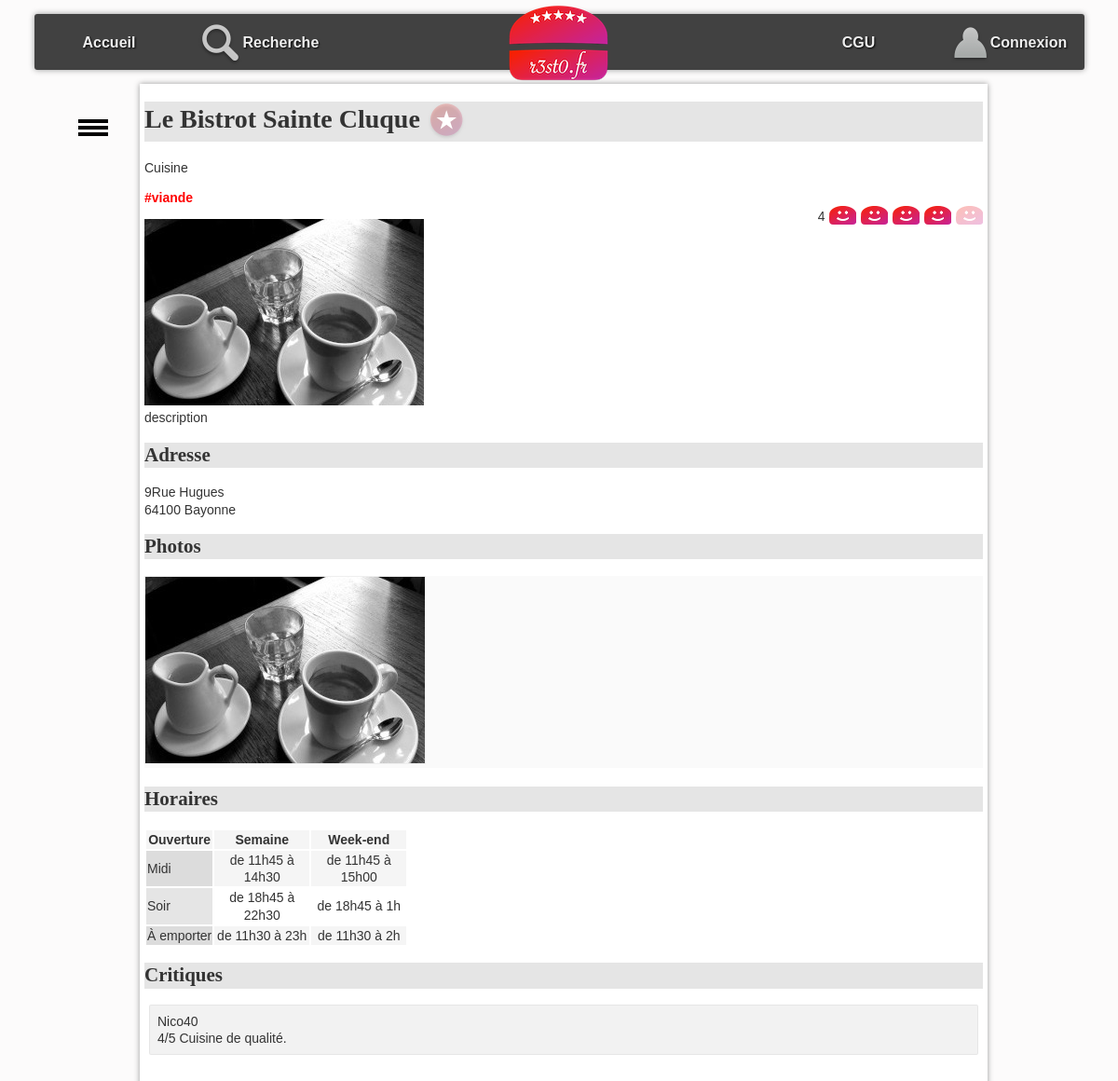
The app's page /?action=detail&idR=6 with its own data.
### tables this page shows
CREATE TABLE resto (
  idR bigint(20) NOT NULL,
  nomR varchar(255) DEFAULT NULL,
  numAdrR varchar(20) DEFAULT NULL,
  voieAdrR varchar(255) DEFAULT NULL,
  cpR char(5) DEFAULT NULL,
  villeR varchar(255) DEFAULT NULL,
  latitudeDegR float DEFAULT NULL,
  longitudeDegR float DEFAULT NULL,
  descR text DEFAULT NULL,
  horairesR text DEFAULT NULL
);

CREATE TABLE type_cuisine(
    idTC bigint(20)NOT NULL,
    libelleTC VARCHAR(100) NOT NULL
);

CREATE TABLE photo (
  idP bigint(20) NOT NULL,
  cheminP varchar(255) DEFAULT NULL,
  idR bigint(20) DEFAULT NULL
);

CREATE TABLE critiquer (
  idR bigint(20) NOT NULL,
  note int(11) DEFAULT NULL,
  commentaire varchar(4096) DEFAULT NULL,
  idU bigint(20) NOT NULL
);

CREATE TABLE utilisateur (
  idU bigint(20) NOT NULL,
  mailU varchar(150) NOT NULL,
  mdpU varchar(90) DEFAULT NULL,
  pseudoU varchar(50) DEFAULT NULL
);

### index.php (called while the page is built, shortened)
<?php
require_once "getRacine.php";
require_once "$racine/includes/autoload.inc.php";
require_once "$racine/includes/authentification.inc.php";
if (isset($_GET["action"])){
    $action = $_GET["action"];
}
else{
    $action = "defaut";
}
$fichier = controleurPrincipal($action);
try{
    require_once "$racine/controleur/$fichier";
} catch (Throwable $e) {
    ajouterMessage($action." : ".$e->getMessage());
    $titre = "Erreur";
    require_once "$racine/vue/entete.html.php";
    require_once "$racine/vue/pied.html.php";
}

### includes/autoload.inc.php (called while the page is built, shortened)
<?php
function chargeurBaseEspacesDeNoms(string $className) {
    $fileName = __DIR__ . '/../';
    $fileName .= str_replace('\\', DIRECTORY_SEPARATOR, $className) . '.class.php';
}

### modele/dao/Bdd.class.php (called while the page is built, shortened)
<?php
class Bdd {
    private static ?PDO $pdo = null;
    private static $login = "vmoreau";
    private static $mdp = "6IBpk7q1";
    private static $bd = "vmoreau_bdd_resto";
    private static $serveur = "localhost";
    private static $pdoOptions = array  (
        PDO::MYSQL_ATTR_INIT_COMMAND => "SET NAMES utf8"
        ,PDO::ATTR_ERRMODE => PDO::ERRMODE_EXCEPTION
                                        );
    public static function connecter() : ?PDO  {
        if (is_null(self::$pdo)) {
                self::$pdo = new PDO("mysql:host=".self::$serveur.";dbname=".self::$bd, self::$login, self::$mdp, self::$pdoOptions);
        }
        return self::$pdo;
    }
    public static function getConnexion() : ?PDO {
        return self::$pdo;
    }
}

### modele/dao/RestoDAO.class.php (called while the page is built, shortened)
<?php
class RestoDAO {
    public static function getOneById(int $id): ?Resto {
        $leResto = null;
        try {
            $requete = "SELECT * FROM resto WHERE idR = :idR";
            $stmt = Bdd::getConnexion()->prepare($requete);
            $stmt->bindParam(':idR', $id, PDO::PARAM_INT);
            $ok = $stmt->execute();
            if ($ok && $stmt->rowCount() > 0) {
                $enreg = $stmt->fetch(PDO::FETCH_ASSOC);
                $leResto = self::enregistrementVersObjet($enreg);
            }
        } catch (PDOException $e) {
            throw new Exception("Erreur dans la méthode " . get_called_class() . "::getOneById : <br/>" . $e->getMessage());
        }
        return $leResto;
    }
    private static function enregistrementVersObjet(array $enreg): Resto {
        $id = $enreg['idR'];
        $leResto = new Resto(
                $enreg['idR'], $enreg['nomR'], $enreg['numAdrR'], $enreg['voieAdrR'], $enreg['cpR'], $enreg['villeR'],
                $enreg['latitudeDegR'], $enreg['longitudeDegR'], $enreg['descR'], $enreg['horairesR']
        );
        $lesCritiques = CritiqueDAO::getAllByResto($id);
        $lesPhotos = PhotoDAO::getAllByResto($id);
        $lesTags = TagsDAO::getTagsByIdr($id);
        $leResto->setLesTags($lesTags);
        $leResto->setLesPhotos($lesPhotos);
        $leResto->setLesCritiques($lesCritiques);
        return $leResto;
    }
}

### modele/dao/CritiqueDAO.class.php (called while the page is built, shortened)
<?php
class CritiqueDAO {
    public static function getNoteMoyenneByIdR(int $idR): float {
        $retour = -1;
        try {
            $requete = "select avg(note) as moyenne from critiquer where idR=:idR";
            $stmt = Bdd::getConnexion()->prepare($requete);
            $stmt->bindParam(':idR', $idR, PDO::PARAM_INT);
            $ok = $stmt->execute();
            if ($ok && $stmt->rowCount() > 0) {
                $enreg = $stmt->fetch(PDO::FETCH_ASSOC);
                if (!is_null($enreg["moyenne"])){
                    $retour = $enreg["moyenne"];
                }
            }
        } catch (PDOException $e) {
            throw new Exception("Erreur dans la méthode " . get_called_class() . "::getNoteMoyenneByIdR : <br/>" . $e->getMessage());
        }
        return $retour;
    }
    public static function getAllByResto(int $idR): array {
        $lesObjets = array();
        try {
            $requete = "SELECT * FROM critiquer c"
                    . " INNER JOIN utilisateur u ON  c.idU = u.idU "
                    . " WHERE idR = :idR";
            $stmt = Bdd::getConnexion()->prepare($requete);
            $stmt->bindParam(':idR', $idR, PDO::PARAM_INT);
            $ok = $stmt->execute();
            if ($ok) {
                while ($enreg = $stmt->fetch(PDO::FETCH_ASSOC)) {
                    $user = new Utilisateur($enreg['idU'], $enreg['mailU'], $enreg['mdpU'], $enreg['pseudoU']);
                    $lesObjets[] = new Critique($enreg['note'], $enreg['commentaire'], $user);
                }
            }
        } catch (PDOException $e) {
            throw new Exception("Erreur dans la méthode " . get_called_class() . "::getAllByResto : <br/>" . $e->getMessage());
        }
        return $lesObjets;
    }
}

### modele/dao/PhotoDAO.class.php (called while the page is built, shortened)
<?php
class PhotoDAO {
    public static function getAllByResto(int $idR): array {
        $lesObjets = array();
        try {
            $requete = "SELECT * FROM photo WHERE idR = :idR";
            $stmt = Bdd::getConnexion()->prepare($requete);
            $stmt->bindParam(':idR', $idR, PDO::PARAM_INT);
            $ok = $stmt->execute();
            if ($ok) {
                while ($enreg = $stmt->fetch(PDO::FETCH_ASSOC)) {
                    $lesObjets[] = new Photo($enreg['idP'], $enreg['cheminP']);
                }
            }
        } catch (PDOException $e) {
            throw new Exception("Erreur dans la méthode " . get_called_class() . "::getAllByResto : <br/>" . $e->getMessage());
        }
        return $lesObjets;
    }
}

### modele/dao/TagsDAO.class.php (called while the page is built, shortened)
<?php
class TagsDAO {
    public static function getTagsByIdr(int $idR): array {
        $lesTags = array();
        try {
            $requete = "SELECT tc.idTC,tc.libelleTC FROM resto r
        INNER JOIN hashtag h ON r.idR = h.idR
        INNER JOIN type_cuisine tc ON h.idTC = tc.idTC
        WHERE r.idR = :idR;
        ";
            $stmt = Bdd::getConnexion()->prepare($requete);
            $stmt->bindParam(':idR', $idR, PDO::PARAM_INT);
            $ok = $stmt->execute();
            if ($ok) {
                while ($enreg = $stmt->fetch(PDO::FETCH_ASSOC)) {
                    $lesTags[] = new Tags($enreg['idTC'], $enreg['libelleTC']);
                }
            }
        } catch (PDOException $e) {
            throw new Exception("Erreur dans la méthode " . get_called_class() . "::getTagsByIdr : <br/>" . $e->getMessage());
        }
        return $lesTags;
    }
}

### modele/metier/Resto.class.php (called while the page is built, shortened)
<?php
class Resto {
    private int $idR;
    private ?string $nomR;
    private ?string $numAdr;
    private ?string $voieAdr;
    private ?string $cpR;
    private ?string $villeR;
    private ?string $descR;
    private ?string $horairesR;
    private array $lesPhotos;
    private array $lesCritiques;
    private array $lesTags;
    function __construct(int $idR, string $nomR, ?string $numAdr, ?string $voieAdr, ?string $cpR, ?string $villeR, ?float $latitudeDegR, ?float $longitudeDegR, ?string $descR, ?string $horairesR) {
        $this->idR = $idR;
        $this->nomR = $nomR;
        $this->numAdr = $numAdr;
        $this->voieAdr = $voieAdr;
        $this->cpR = $cpR;
        $this->villeR = $villeR;
        $this->descR = $descR;
        $this->horairesR = $horairesR;
        $this->lesCritiques = array();
        $this->lesPhotos = array();
        $this->lesTags = array();
    }
    function getIdR(): int {
        return $this->idR;
    }
    function getNomR(): ?string {
        return $this->nomR;
    }
    function getNumAdr(): ?string {
        return $this->numAdr;
    }
    function getVoieAdr(): ?string {
        return $this->voieAdr;
    }
    function getCpR(): ?string {
        return $this->cpR;
    }
    function getVilleR(): ?string {
        return $this->villeR;
    }
    function getDescR(): ?string {
        return $this->descR;
    }
    function getHorairesR(): ?string {
        return $this->horairesR;
    }
    function getLesPhotos(): array {
        return $this->lesPhotos;
    }
    function getLesCritiques(): array {
        return $this->lesCritiques;
    }
    function setLesPhotos(array $lesPhotos): void {
        $this->lesPhotos = $lesPhotos;
    }
    function setLesCritiques(array $lesCritiques): void {
        $this->lesCritiques = $lesCritiques;
    }
    public function getLesTags(): array {
        return $this->lesTags;
    }
    public function setLesTags(array $lesTags): void {
        $this->lesTags = $lesTags;
    }
}

### includes/authentification.inc.php (called while the page is built, shortened)
<?php
function getIdULoggedOn(): int {
    if (isLoggedOn()) {
        $ret = intval($_SESSION["idU"]);
    } else {
        $ret = 0;
    }
    return $ret;
}
function isLoggedOn(): bool {
    $ret = false;
    return $ret;
}

### modele/dao/AimerDAO.class.php (called while the page is built, shortened)
<?php
class AimerDAO {
    public static function estAimeById(int $idU, int $idR): bool {
        $retour = false;
        try {
            $requete = "SELECT * FROM aimer WHERE idR=:idR AND idU=:idU";
            $stmt = Bdd::getConnexion()->prepare($requete);
            $stmt->bindParam(':idU', $idU, PDO::PARAM_INT);
            $stmt->bindParam(':idR', $idR, PDO::PARAM_INT);
            $ok = $stmt->execute();
        } catch (PDOException $e) {
            throw new Exception("Erreur dans la méthode " . get_called_class() . "::estAimeByIdU : <br/>" . $e->getMessage());
        }
        return $retour;
    }
}

### modele/metier/Tags.class.php (called while the page is built, shortened)
<?php
class Tags{
    function __construct(?int $idTC,?string $Libelle) {
        $this->Libelle = $Libelle;
    }
}

### vue/vueDetailResto.php (the view, shortened to what this page needs)
<h1><?= $unResto->getNomR(); ?>
    <?php if ($aimer != false) { ?>
        <a href="./?action=aimer&idR=<?= $unResto->getIdR(); ?>" ><img class="aimer" src="images/aime.png" alt="j'aime ce restaurant"></a>
    <?php } else { ?>
        <a href="./?action=aimer&idR=<?= $unResto->getIdR(); ?>" ><img class="aimer" src="images/aimepas.png" alt="je n'aime pas ce restaurant"></a>
    <?php } ?>
</h1>
<p>Cuisine</p>
<div class="lesTags">
    <?php foreach ($unResto->getLesTags() as $leTag) { ?>
        <?= '#' . $leTag->getLibelle() . ' '; ?>
    <?php } ?>
</div>
<span id="note">
    <?php echo $noteMoytexte ?>
<?php for ($i = 1; $i <= 5; $i++) { ?>
        <a class="aimer" href="./?action=noter&note=<?= $i ?>&idR=<?= $unResto->getIdR(); ?>" >
        <?php if ($i <= $noteMoy) { ?>
                <img class="note" src="images/like.png" alt="">
            <?php } else {
                ?>
                <img class="note" src="images/neutre.png" alt="line neutre">
            <?php } ?>
        </a>
        <?php } ?>
</span>
<p id="principal">
<?php
if (count($lesPhotos) > 0) {
    $laPhoto = $lesPhotos[0];
    ?>
        <img src="photos/<?= $laPhoto->getCheminP() ?>" alt="photo du restaurant" />
    <?php } ?>
    <br />
    <?= $unResto->getDescR(); ?>
</p>
<h2 id="adresse">
    Adresse
</h2>
<p>
<?= $unResto->getNumAdr(); ?>
<?= $unResto->getVoieAdr(); ?><br />
    <?= $unResto->getCpR(); ?>
    <?= $unResto->getVilleR(); ?>
</p>
<h2 id="photos">
    Photos
</h2>
<ul id="galerie">
<?php
foreach ($lesPhotos as $laPhoto) {
    ?>
        <li> <img class="galerie" src="photos/<?= $laPhoto->getCheminP() ?>" alt="" /></li>
        <?php
    }
    ?>
</ul>
<h2 id="horaires">
    Horaires
</h2>
<?= $unResto->getHorairesR(); ?>
<h2 id="crit">Critiques</h2>
<ul id="critiques">
<?php
foreach ($critiques as $uneCritique) {
    ?>
        <li>
            <span>
        <?= $uneCritique->getLeUtilisateur()->getPseudoU() ?>
            </span>
            <div>
                <span>
    <?php
    if ($uneCritique->getNote()) {
        ?>
                        <?= $uneCritique->getNote() ?>/5
                        <?php
                    }
                    ?>
                </span>
                <span><?= $uneCritique->getCommentaire() ?> </span>
            </div>
        </li>
<?php } ?>
</ul>

### css/base.css (style rules this page uses)
:root { --largeurPage: 900px; --largeurMenuCont : 200px; --margeCalc: calc((100% - var(--largeurPage)) / 2); --margeMenuHaut : 15px; --hauteurMenuGene:60px; --coulA1:#5A7694; --coulA2:#D7E5ED; --coulB1:#566459; --coulB2:#90974A; --coulC:#CDBCA0; --fondC:#fcfbfb; --padding_cote:5px; }
body { font-family: Arial; color : #333; font-size : 14px; line-height : 1.3; scroll-behavior: smooth; background-color : var(--fondC); }
a.aimer { text-decoration: none; }

### css/cgu.css (style rules this page uses)
h1,h2,h3,h4 { font-family: Futura; background-color : rgba(0,0,0,0.1); }
td.cell { text-align : center; width : 100px; }
td.label { background-color : rgba(0,0,0,0.1); }
tr:nth-child(odd) { background-color : rgb(245,245,245); }

### css/corps.css (style rules this page uses)
div.lesTags { font-weight: bolder; color: red; }
#galerie { margin-top : 0px; margin-bottom : 20px; padding-left : 0px; background-color : rgb(250,250,250); }
#galerie li { display : inline-block; }
img.note { padding-left : 1px; vertical-align : sub; }
img.galerie { border:1px solid rgb(239,239,239); }
#note { float : right; }
img.aimer { vertical-align : middle; }
#critiques { list-style-type : none; padding-left : 0px; }
#critiques>li { border:1px solid rgba(0,0,0,0.05); background-color:rgba(0,0,0,0.05); padding:8px; margin:5px; border-radius: 2px; }

### records on screen
resto: nomR "Le Bistrot Sainte Cluque", descR "description", numAdrR "9", voieAdrR "Rue Hugues", cpR "64100", villeR "Bayonne", horairesR "Ouverture Semaine Week-end Midi de 11h45 à 14h30 de 11h45 à 15h00 Soir de 18h45 à 22h30 de 18h45 à 1h À emporter de 11h30 à 23h de 11h30 à 2h"
type_cuisine: libelleTC "viande"
photo: cheminP (picture)
critiquer: idU.pseudoU "Nico40", note "4", commentaire "Cuisine de qualité."

### other values on screen
$noteMoytexte "4"
